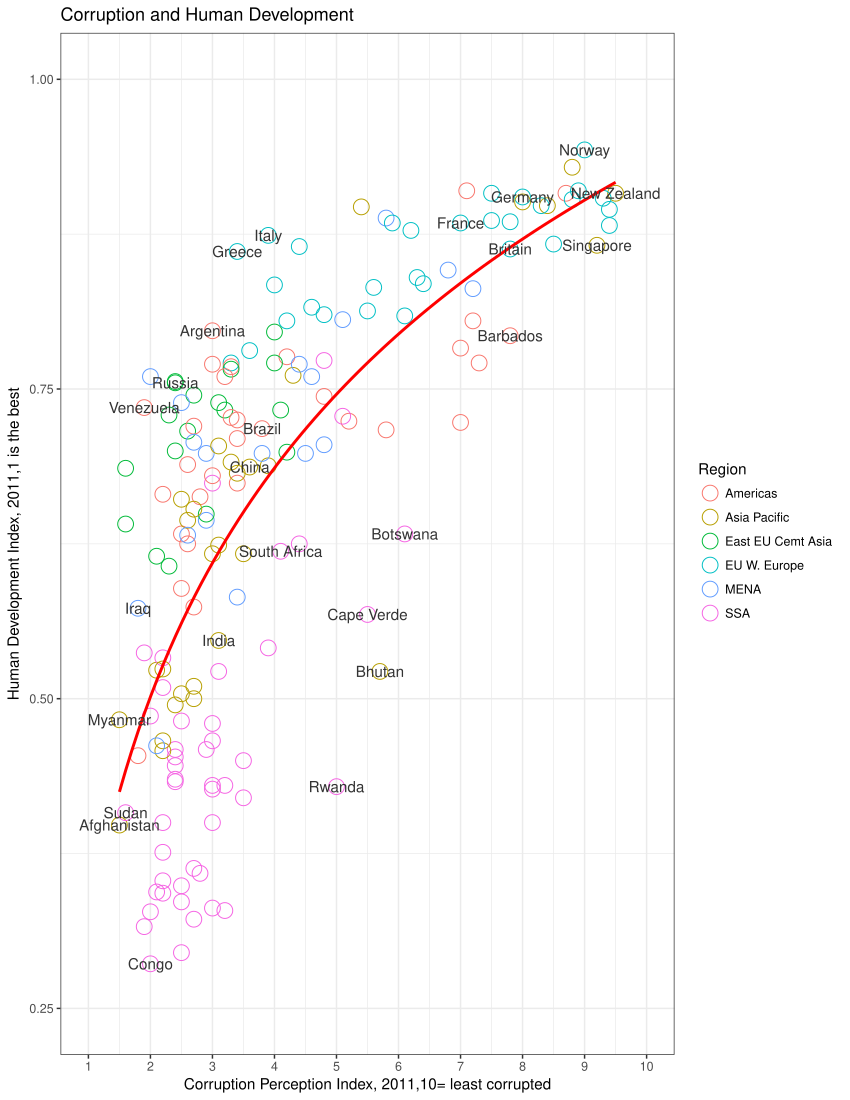

The script that drew this image:
#install.packages(ggplot2)
#install.packages(data.table)
library(ggplot2)
library(data.table)

df <- fread('Vis-project/Economist_Assignment_Data.csv', drop=1)

pl <- ggplot(df,aes(x=CPI,y=HDI))
pl <- pl+ geom_point(aes(color=Region),shape=21, size=5)
pl <- pl + geom_smooth(aes(group=1),method = 'lm',formula = y ~ log(x), se = FALSE,color = 'red') 
pointsToLabel <- c("Russia", "Venezuela", "Iraq", "Myanmar", "Sudan",
                   "Afghanistan", "Congo", "Greece", "Argentina", "Brazil",
                   "India", "Italy", "China", "South Africa", "Spane",
                   "Botswana", "Cape Verde", "Bhutan", "Rwanda", "France",
                   "United States", "Germany", "Britain", "Barbados", "Norway", "Japan",
                   "New Zealand", "Singapore")

pl <- pl + geom_text(aes(label = Country), color = "gray20", 
                       data = subset(df, Country %in% pointsToLabel),check_overlap = TRUE)
pl <- pl + theme_set(theme_bw()) 
pl <- pl + scale_x_continuous(name = 'Corruption Perception Index, 2011,10= least corrupted',limits = c(1,10),breaks = 1:10)
pl <- pl + scale_y_continuous(name = 'Human Development Index, 2011,1 is the best',limits = c(0.25,1),breaks = c(0.25,0.5,0.75,1))
pl <- pl + ggtitle('Corruption and Human Development')
print(pl)
